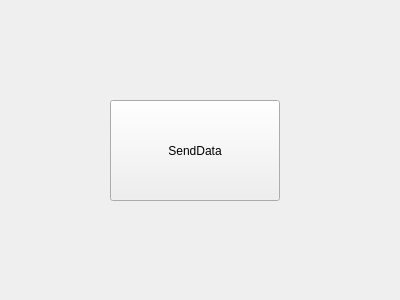
<?xml version="1.0" encoding="UTF-8"?>
<ui version="4.0">
 <class>Widget</class>
 <widget class="QWidget" name="Widget">
  <property name="geometry">
   <rect>
    <x>0</x>
    <y>0</y>
    <width>400</width>
    <height>300</height>
   </rect>
  </property>
  <property name="windowTitle">
   <string>Widget</string>
  </property>
  <widget class="QPushButton" name="btnSend">
   <property name="geometry">
    <rect>
     <x>110</x>
     <y>100</y>
     <width>170</width>
     <height>101</height>
    </rect>
   </property>
   <property name="text">
    <string>SendData</string>
   </property>
  </widget>
 </widget>
 <layoutdefault spacing="6" margin="11"/>
 <resources/>
 <connections/>
</ui>
